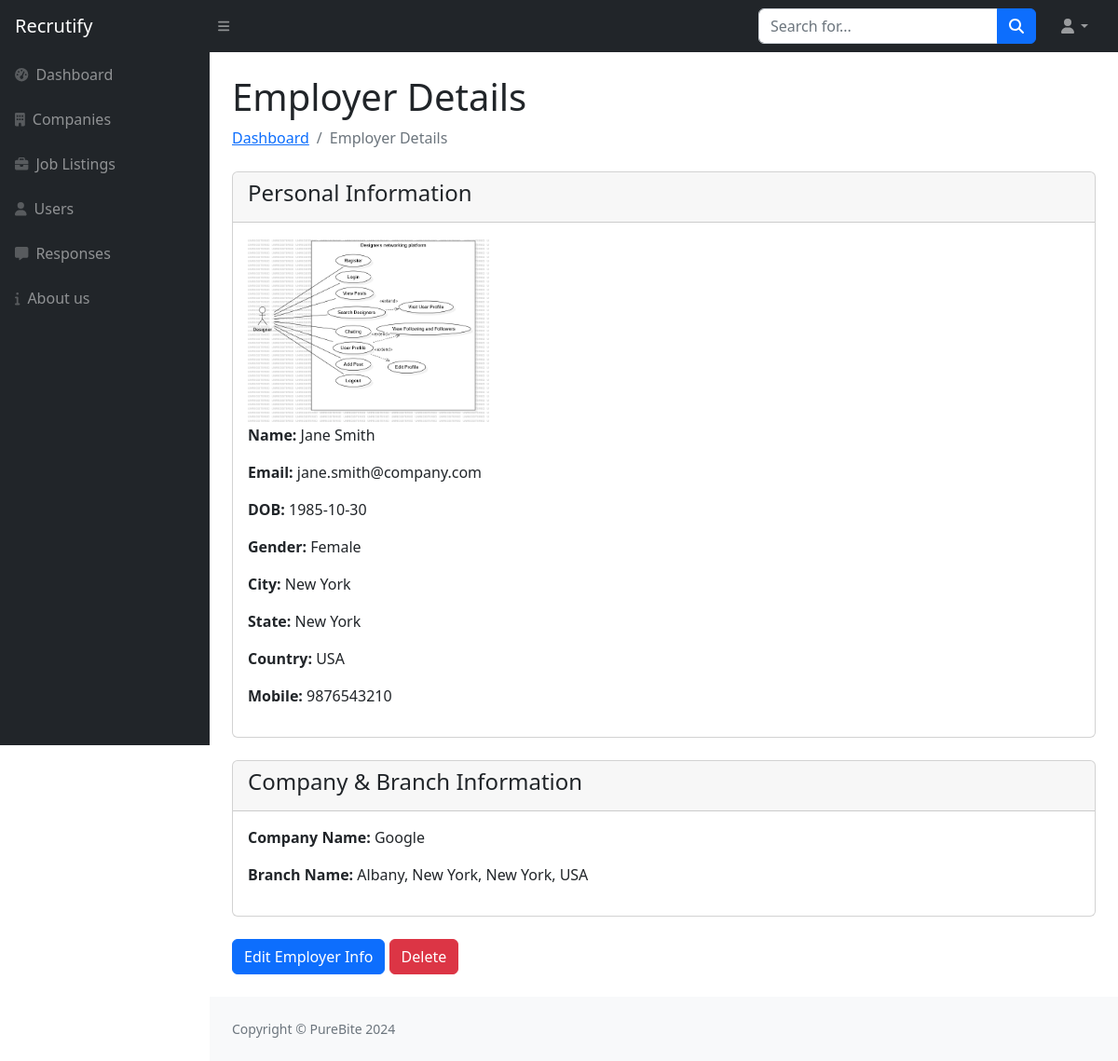
The page /admin/view-employer.php?user_id=4 on the database its author committed.
### tables this page shows
CREATE TABLE `users_tbl` (
  `User_Id` int NOT NULL,
  `User_Type` enum('Admin','Jobseeker','Employer') NOT NULL DEFAULT 'Jobseeker',
  `Company_Id` int DEFAULT NULL,
  `Branch_Id` int DEFAULT NULL,
  `Name` varchar(50) NOT NULL,
  `Email` varchar(50) NOT NULL,
  `DOB` date DEFAULT NULL,
  `Gender` enum('Male','Female','Other') DEFAULT NULL,
  `City` varchar(50) NOT NULL,
  `State` varchar(50) NOT NULL,
  `Country` varchar(100) NOT NULL,
  `Mobile` varchar(20) NOT NULL,
  `Image` text,
  `Password` varchar(15) NOT NULL,
  `Status` enum('Active','Deleted') NOT NULL DEFAULT 'Active',
  `Register_Date` datetime NOT NULL
);

CREATE TABLE `company_tbl` (
  `Company_Id` int NOT NULL,
  `Posted_by` int NOT NULL DEFAULT '6',
  `Name` varchar(50) NOT NULL,
  `Description` varchar(5000) NOT NULL,
  `Business_Stream` varchar(100) NOT NULL,
  `Establishment_Year` year NOT NULL,
  `Website` varchar(50) NOT NULL,
  `Phone` varchar(20) NOT NULL,
  `Email` varchar(50) NOT NULL,
  `Logo` text NOT NULL,
  `Main_Branch_Id` int DEFAULT NULL
);

### admin/view-employer.php (the view)
<?php
include("sidebar.php");
$user_id = $_GET['user_id'];
?>
<div id="layoutSidenav_content">
    <div class="container-fluid px-4">
        <h1 class="mt-4">Employer Details</h1>
        <ol class="breadcrumb mb-4">
            <li class="breadcrumb-item"><a href="index.php">Dashboard</a></li>
            <li class="breadcrumb-item active">Employer Details</li>
        </ol>
        <?php
            $query = "
                SELECT
                    u.*,
                    c.Name AS CompanyName,
                    CONCAT(b.Address, ', ', b.City, ', ', b.State, ', ',b.Country) AS Address
                FROM
                    users_tbl u
                LEFT JOIN company_tbl c ON u.Company_Id = c.Company_Id
                LEFT JOIN branch_tbl b ON u.Branch_Id = b.Branch_Id
                WHERE
                    u.User_Id = $user_id AND u.User_Type = 'Employer'";
            $result = mysqli_query($con, $query);
            $employer = mysqli_fetch_assoc($result);
        ?>
        <div class="card mb-4">
            <div class="card-header">
                <h4>Personal Information</h4>
            </div>
            <div class="card-body">
                <img src="../<?php echo $employer['Image']; ?>" alt="<?php echo $employer['Name']; ?>" style="height:200px;" class="img-fluid" />
                <p><strong>Name:</strong> <?php echo $employer['Name']; ?></p>
                <p><strong>Email:</strong> <?php echo $employer['Email']; ?></p>
                <p><strong>DOB:</strong> <?php echo $employer['DOB']; ?></p>
                <p><strong>Gender:</strong> <?php echo $employer['Gender']; ?></p>
                <p><strong>City:</strong> <?php echo $employer['City']; ?></p>
                <p><strong>State:</strong> <?php echo $employer['State']; ?></p>
                <p><strong>Country:</strong> <?php echo $employer['Country']; ?></p>
                <p><strong>Mobile:</strong> <?php echo $employer['Mobile']; ?></p>
            </div>
        </div>
        <div class="card mb-4">
            <div class="card-header">
                <h4>Company & Branch Information</h4>
            </div>
            <div class="card-body">
                <p><strong>Company Name:</strong> <?php echo $employer['CompanyName']; ?></p>
                <p><strong>Branch Name:</strong> <?php echo $employer['Address']; ?></p>
            </div>
        </div>
        <div class="mb-4">
            <a href="update-employer.php?user_id=<?php echo $user_id; ?>" class="btn btn-primary">Edit Employer Info</a>
            <a href="delete-user.php?user_id=<?php echo $employer['User_Id']; ?>" class="btn btn-danger" onclick="return confirm('Are you sure you want to delete this employer?');">Delete</a>
        </div>
    </div>
<?php include("footer.php"); ?>

### rows shown on the page
users_tbl: Image (picture), Name "Jane Smith", Email "jane.smith@company.com", DOB "1985-10-30", Gender "Female", City "New York", State "New York", Country "USA", Mobile "9876543210", Company_Id.Name "Google"

### other values the page prints
$employer['Address'] "Albany, New York, New York, USA"
